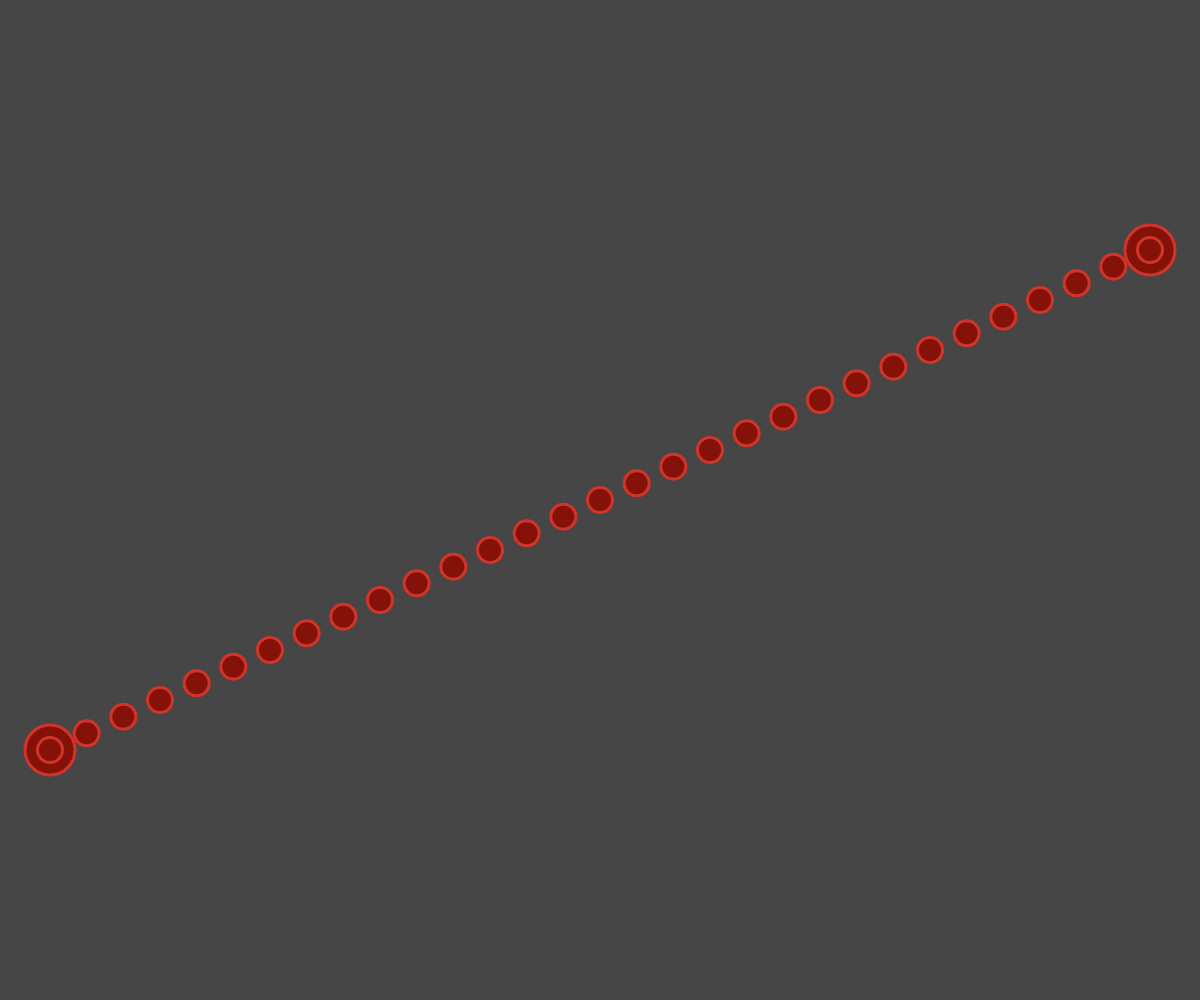
Frame 1 (no input)
Frame 60 (no input): identical to frame 1, image omitted
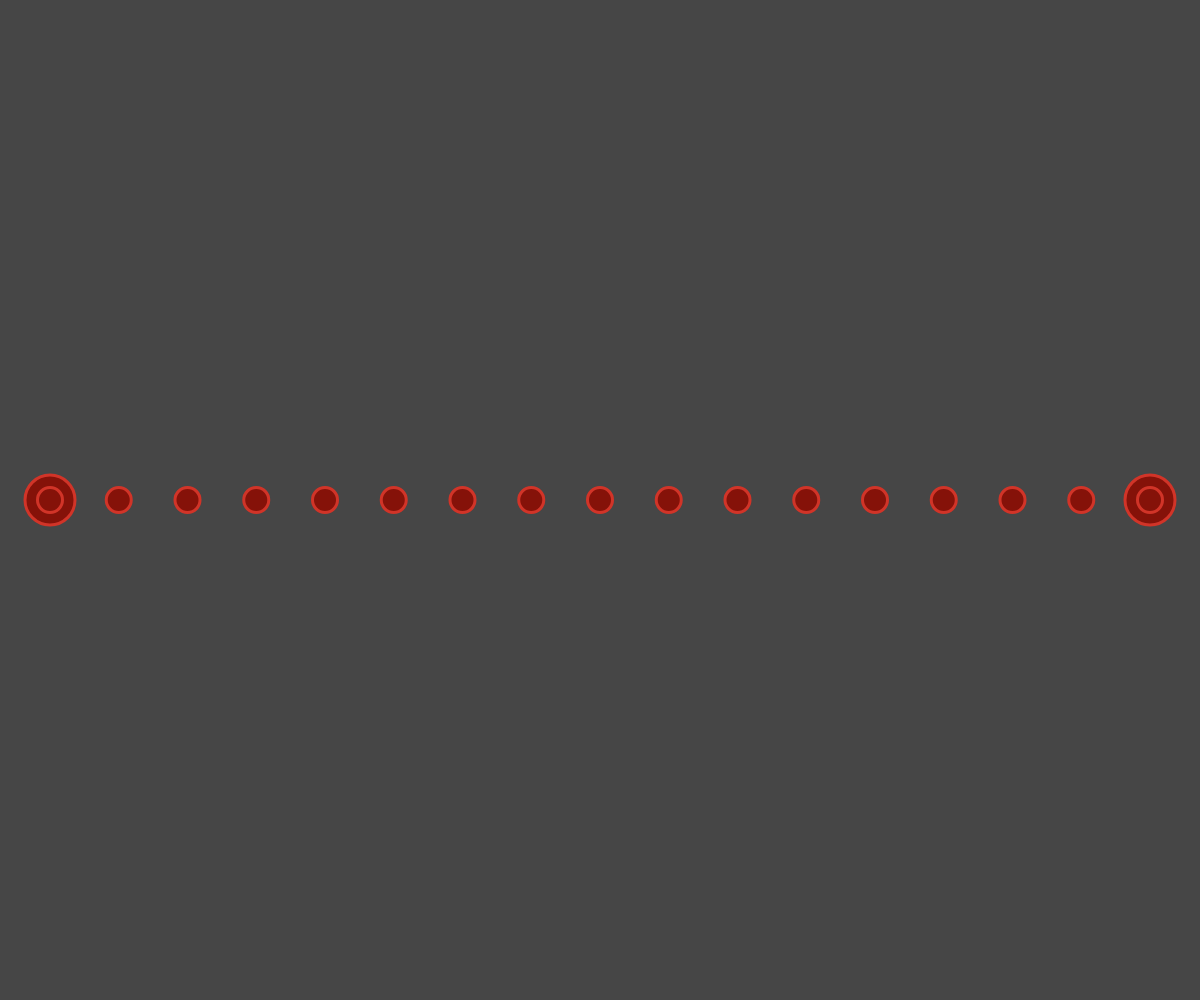
Frame 120 (the mouse pressed at the canvas centre since frame 60)

The p5.js sketch that drew these frames (run headless with seeded random() and noise() and a simulated clock; from frame 60 on, the mouse is pressed at the canvas centre):

// p5.js sketch
// ── sketch.js
function setup() {
  createCanvas(windowWidth, windowHeight);
  fill(133, 18, 9);
  stroke(209, 52, 40)
  strokeWeight(3)
}

function draw() {
  background(70);

  // Define tilt based on mouse horizontal position
  const yRange = height / 4
  const deltaY = map(mouseX, 0, width, -yRange, yRange, true)
  
  // Define control points
  const ax = 50
  const ay = height / 2 - deltaY
  const bx = width - ax
  const by = height / 2 + deltaY

  // Draw large cirles at control poins
  const diameter = 50
  circle(ax, ay, diameter)
  circle(bx, by, diameter)

  // Define number of circles based on mouse vertical position
  let n = map(mouseY, 0, height, 30, 2, true)
  n = ceil(n)

  // Draw circles using a loop
  for (let i = 0; i <= n; i++) {
    const x = map(i, 0, n, ax, bx)
    const y = map(i, 0, n, ay, by)
    circle(x, y, diameter / 2)
  }
}
